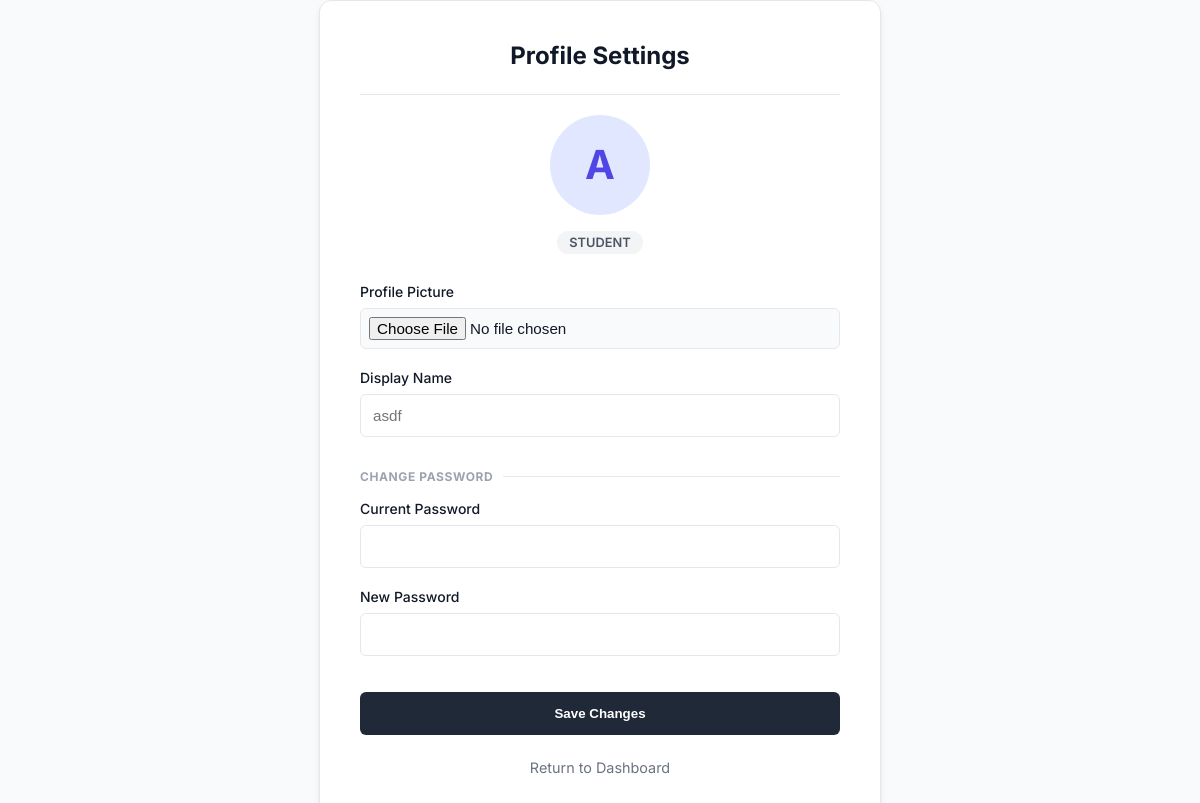
Page /profile (signed in) on the committed database.
### tables this page shows
CREATE TABLE users (
    id INTEGER PRIMARY KEY AUTOINCREMENT,
    username TEXT UNIQUE NOT NULL,
    password TEXT NOT NULL,
    role TEXT NOT NULL CHECK(role IN ('student', 'teacher'))
, full_name TEXT, profile_image TEXT);

### app.py (the view, shortened to what this page needs)
@app.route('/profile', methods=['GET', 'POST'])
def profile():
    if 'user_id' not in session: return redirect(url_for('login'))
    conn = get_db_connection()
    user = conn.execute('SELECT * FROM users WHERE id = ?', (session['user_id'],)).fetchone()
    conn.close()
    return render_template('profile.html', user=user)

### app.py (called while the page is built)
def get_db_connection():
    conn = sqlite3.connect('database.db')
    conn.row_factory = sqlite3.Row
    return conn

### templates/profile.html (shortened to what this page needs)
<!DOCTYPE html>
<html lang="en">
<head>
</head>
<body>
    <div class="container">
        <h2>Profile Settings</h2>
        <div class="header">
            <div class="avatar-container">
                {% if user['profile_image'] %}
                    <img src="{{ url_for('static', filename='uploads/' + user['profile_image']) }}" class="avatar">
                {% else %}
                    <div class="avatar-placeholder">{{ user['username'][0]|upper }}</div>
                {% endif %}
            </div>
            <span class="role">{{ user['role'] }}</span>
        </div>
        <form method="POST" enctype="multipart/form-data">
            <div class="form-group">
                <label>Profile Picture</label>
                <input type="file" name="profile_image" accept="image/*">
            </div>
            <div class="form-group">
                <label>Display Name</label>
                <input type="text" name="full_name" value="{{ user['full_name'] or '' }}" placeholder="{{ user['username'] }}">
            </div>
            <div class="section-title">Change Password</div>
            <div class="form-group">
                <label>Current Password</label>
                <input type="password" name="current_password">
            </div>
            <div class="form-group">
                <label>New Password</label>
                <input type="password" name="new_password">
            </div>
            <button type="submit" class="btn">Save Changes</button>
        </form>
        <a href="/dashboard" class="back-link">Return to Dashboard</a>
    </div>
</body>
</html>

### templates/profile.html (style rules this page uses)
:root { --primary: #4f46e5; --bg: #f9fafb; --surface: #ffffff; --border: #e5e7eb; --text: #111827; }
body { font-family: 'Inter', sans-serif; background: var(--bg); margin: 0; display: flex; justify-content: center; align-items: center; min-height: 100vh; color: var(--text); }
.container { background: var(--surface); width: 100%; max-width: 480px; border-radius: 12px; box-shadow: 0 4px 6px -1px rgba(0,0,0,0.1); border: 1px solid var(--border); padding: 2.5rem; }
h2 { margin-top: 0; text-align: center; padding-bottom: 1.5rem; border-bottom: 1px solid var(--border); }
.header { text-align: center; margin-bottom: 2rem; }
.avatar-container { position: relative; width: 100px; height: 100px; margin: 0 auto 1rem auto; }
.avatar-placeholder { width: 100%; height: 100%; background: #e0e7ff; border-radius: 50%; display: grid; place-items: center; font-size: 2.5rem; color: var(--primary); font-weight: 700; }
.role { background: #f3f4f6; padding: 4px 12px; border-radius: 20px; font-size: 0.8rem; font-weight: 600; text-transform: uppercase; color: #4b5563; }
.form-group { margin-bottom: 1.25rem; }
label { display: block; font-size: 0.875rem; font-weight: 500; margin-bottom: 0.5rem; }
input { width: 100%; padding: 0.75rem; border: 1px solid var(--border); border-radius: 6px; box-sizing: border-box; font-size: 0.95rem; }
input[type="file"] { padding: 0.5rem; background: #f9fafb; }
.btn { width: 100%; padding: 0.875rem; background: #1f2937; color: white; border: none; border-radius: 6px; font-weight: 600; cursor: pointer; transition: background 0.2s; margin-top: 1rem; }
.section-title { font-size: 0.75rem; font-weight: 700; color: #9ca3af; text-transform: uppercase; letter-spacing: 0.05em; margin: 2rem 0 1rem 0; display: flex; align-items: center; }
.section-title::after { content:''; flex:1; height:1px; background:#e5e7eb; margin-left:10px; }
.back-link { display: block; text-align: center; margin-top: 1.5rem; color: #6b7280; text-decoration: none; font-size: 0.9rem; }

### rows in the picture
users: username "A", role "STUDENT", full_name "asdf"
